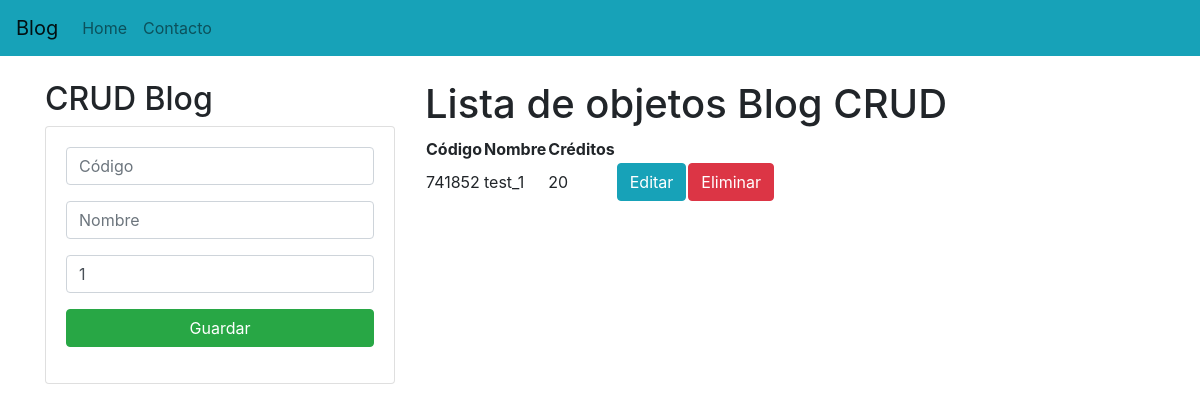
Before: / with the older database file.
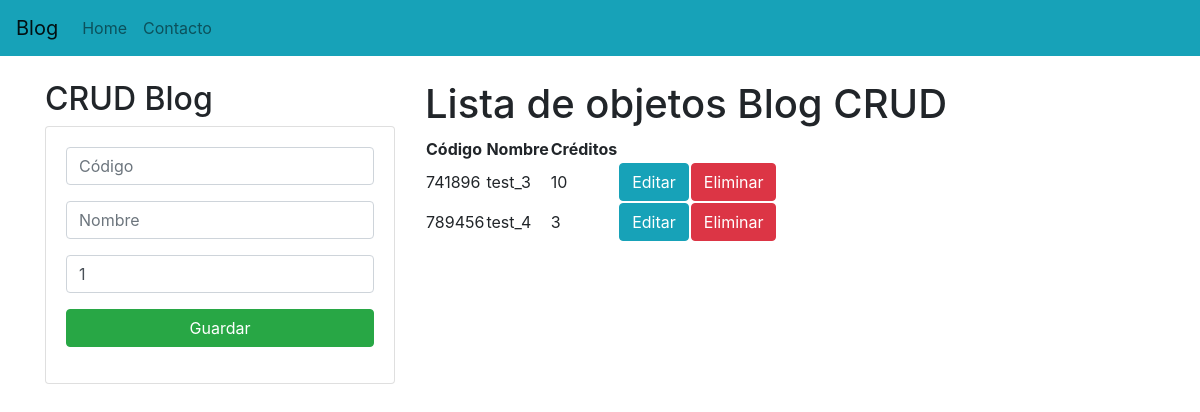
After: the same page with the newer database file.
### apps/blog/models.py (models this page shows, shortened)
class blog_crud(models.Model):
    codigo = models.CharField(primary_key=True, max_length=6)
    nombre = models.CharField(max_length=50)
    creditos = models.PositiveSmallIntegerField()

### apps/blog/views.py (the view)
# urls.py: path('', lista_blog_crud, name='home'),
def lista_blog_crud(request):
    objetos = blog_crud.objects.all()
    return render(request, template_name, {'objetos': objetos})

### templates/blog/index.html (shortened to what this page needs)
{% extends "./base.html" %}
{%block body %}
<div class="row">
  <div class="col-sm-12 col-md-6 col-lg-4 col-xl-4">
    <h2>CRUD Blog</h2>
    <div class="card">
      <div class="card-body">
        <form action="{%  url 'blog:registrar' %}" method="POST">
          <div class="form-group">
            <input
              type="text"
              id="txtCodigo"
              name="txtCodigo"
              class="form-control"
              placeholder="Código"
              minlength="6"
              maxlength="6"
              required
            />
          </div>
          <div class="form-group">
            <input
              type="text"
              id="txtNombre"
              name="txtNombre"
              class="form-control"
              placeholder="Nombre"
              maxlength="50"
              required
            />
          </div>
          <div class="form-group">
            <input
              type="text"
              id="numCreditos"
              name="numCreditos"
              class="form-control"
              min="1"
              max="9"
              value="1"
              required
            />
          </div>
          <div class="form-group">
            <button type="submit" class="btn btn-success btn-block text-white">
              Guardar
            </button>
          </div>
        </form>
      </div>
    </div>
  </div>
  <div class="col-sm-12 col-md-6 col-lg-8 col-xl-8">
    <h1>Lista de objetos Blog CRUD</h1>
    <table>
      <thead>
        <tr>
          <th>Código</th>
          <th>Nombre</th>
          <th>Créditos</th>
        </tr>
      </thead>
      <tbody>
        {% for objeto in objetos %}
        <tr>
          <td>{{ objeto.codigo }}</td>
          <td>{{ objeto.nombre }}</td>
          <td>{{ objeto.creditos }}</td>
          <td><a href="{% url 'blog:edicion' objeto.codigo %}" class="btn btn-info">Editar</a></td>
          <td><a href="{% url 'blog:eliminar' objeto.codigo %}" class="btn btn-danger btnEliminacion">Eliminar</a></td>
        </tr>
        {% endfor %}
      </tbody>
    </table>
  </div>
</div>
{% endblock %}

### templates/blog/base.html (shortened to what this page needs)
<!DOCTYPE html>
<html lang="en">
<head>
    {% load static %}
    <link rel="stylesheet" href="https://cdn.jsdelivr.net/npm/bootstrap@4.5.3/dist/css/bootstrap.min.css"
>
</head>
<body>
    <nav class="navbar navbar-expand-lg navbar-light bg-info">
        <a class="navbar-brand" href="#">Blog</a>
        <div class="collapse navbar-collapse" id="navbarNav">
            <ul class="navbar-nav">
                <li class="nav-item">
                    <a class="nav-link" href="#">Home <span class="sr-only">(current)</span></a>
                </li>
                <li class="nav-item">
                    <a class="nav-link" href="#">Contacto</a>
                </li>
            </ul>
        </div>
    </nav>
    <div class="container py-4">
        {% block body %}
        {% endblock %}
    </div>
</body>
</html>

Changed rows visible on the page:
removed blog_crud: codigo "741852", nombre "test_1", creditos "20"
added blog_crud: codigo "741896", nombre "test_3", creditos "10"
added blog_crud: codigo "789456", nombre "test_4", creditos "3"
